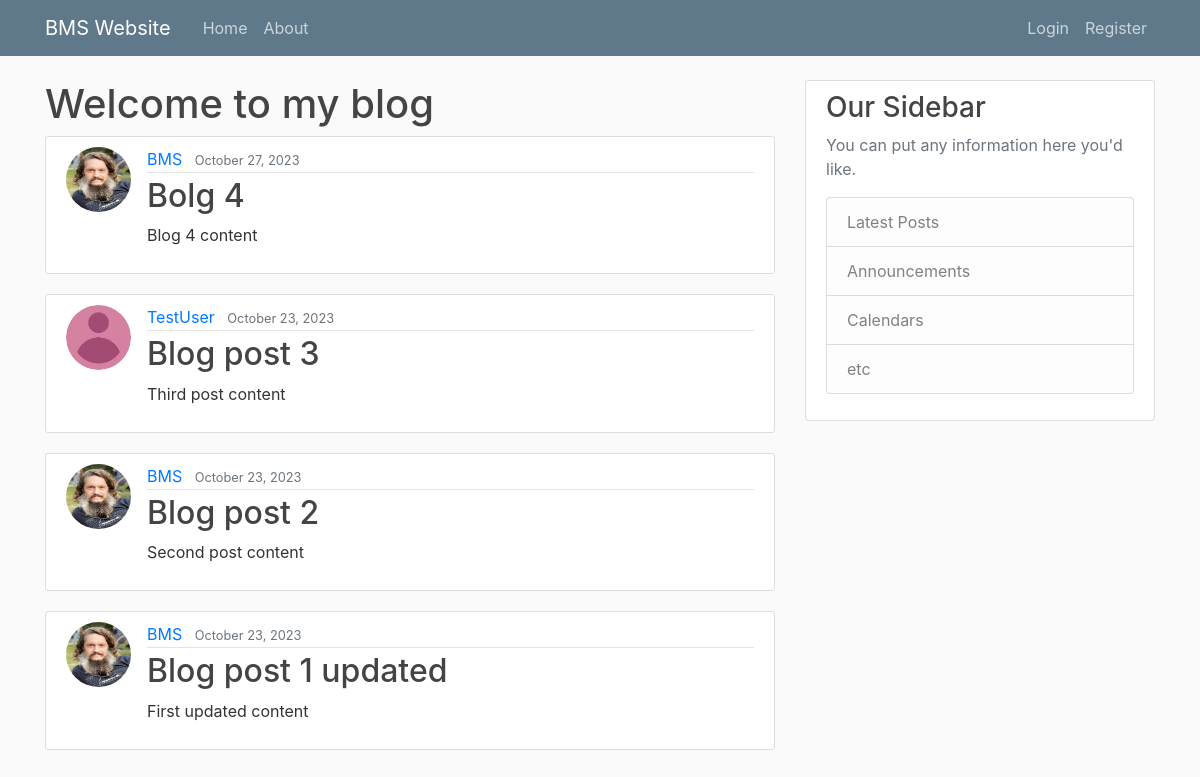
Page /blog/ on the earlier database version.
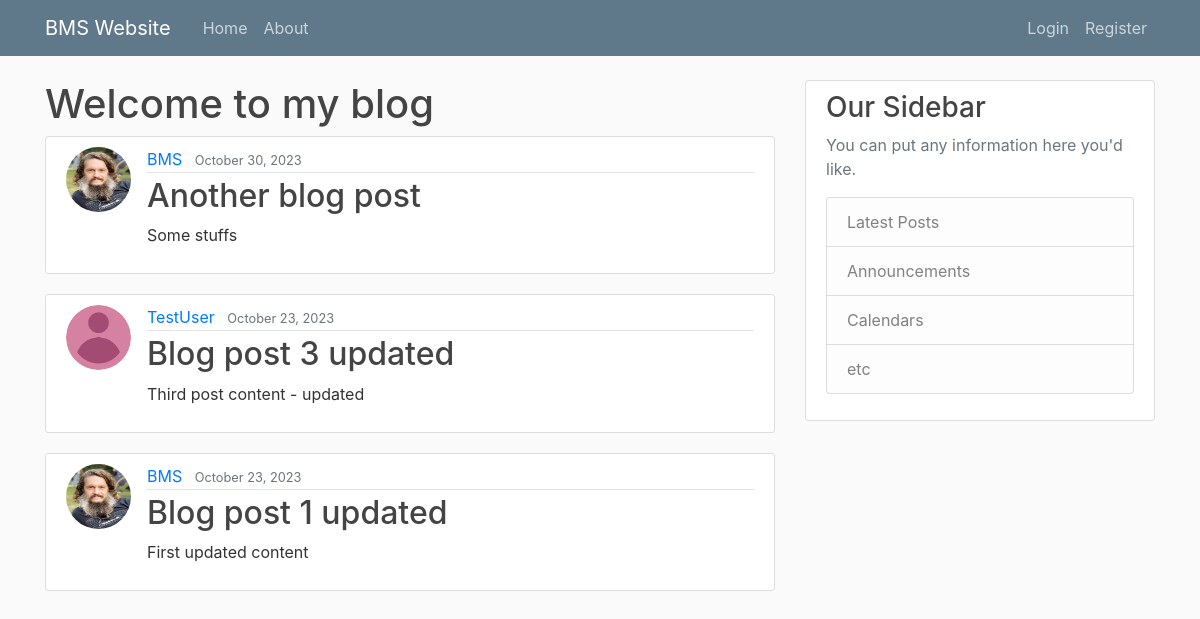
Same page on the later database version.
### blog/models.py (models this page shows, shortened)
class Post(models.Model):
    title = models.CharField(max_length=100)
    content = models.TextField()
    date_posted = models.DateTimeField(default=timezone.now)
    author = models.ForeignKey(User, on_delete=models.CASCADE)

### users/models.py (models this page shows, shortened)
class Profile(models.Model):
    user = models.OneToOneField(User, on_delete=models.CASCADE)
    image = models.ImageField(default='default.png', upload_to='profile_pics')

### blog/views.py (the view)
# urls.py: path("", PostListView.as_view(), name="blog-home"),
class PostListView(ListView):
    model = Post
    template_name = "blog/home.html"
    context_object_name = 'posts'
    ordering = ['-date_posted']
    paginate_by = 5

### blog/templates/blog/home.html (shortened to what this page needs)
{% extends "blog/base.html" %}
{% block content %}
    <h1>Welcome to my blog</h1>
    {% for post in posts %}
        <article class="media content-section">
          <img class="rounded-circle article-img" src="{{ post.author.profile.image.url }}">
          <div class="media-body">
            <div class="article-metadata">
              <a class="mr-2" href="{% url 'user-posts' post.author.username %}">{{ post.author }}</a>
              <small class="text-muted">{{ post.date_posted|date:'F d, Y' }}</small>
            </div>
            <h2><a class="article-title" href="{% url 'post-detail' post.id %}">{{ post.title }}</a></h2>
            <p class="article-content">{{ post.content }}</p>
          </div>
        </article>
    {% endfor %}
{% endblock content %}

### blog/templates/blog/base.html (shortened to what this page needs)
{% load static %}
<!doctype html>
<html lang="en">
<head>
    <link rel="stylesheet" href="https://cdn.jsdelivr.net/npm/bootstrap@4.0.0/dist/css/bootstrap.min.css">
    <link rel="stylesheet" type="text/css" href="{% static 'blog/main.css' %}">
</head>
<body>
    <header class="site-header">
      <nav class="navbar navbar-expand-md navbar-dark bg-steel fixed-top">
        <div class="container">
          <a class="navbar-brand mr-4" href="{% url 'blog-home' %}">BMS Website</a>
          <div class="collapse navbar-collapse" id="navbarToggle">
            <div class="navbar-nav mr-auto">
              <a class="nav-item nav-link" href="{% url 'blog-home' %}">Home</a>
              <a class="nav-item nav-link" href="{% url 'blog-about' %}">About</a>
            </div>
            <div class="navbar-nav">
              {% if user.is_authenticated %}
                  <a class="nav-item nav-link" href="{% url 'logout' %}">Logout</a>
                  <a class="nav-item nav-link" href="{% url 'profile' %}">Profile</a>
                  <a class="nav-item nav-link" href="{% url 'post-create' %}">New post</a>
              {% else %}
                  <a class="nav-item nav-link" href="{% url 'login' %}">Login</a>
                  <a class="nav-item nav-link" href="{% url 'register' %}">Register</a>
              {% endif %}
            </div>
          </div>
        </div>
      </nav>
    </header>
    <main role="main" class="container">
      <div class="row">
        <div class="col-md-8">
          {% block content %}{% endblock %}
        </div>
        <div class="col-md-4">
          <div class="content-section">
            <h3>Our Sidebar</h3>
            <p class='text-muted'>You can put any information here you'd like.
              <ul class="list-group">
                <li class="list-group-item list-group-item-light">Latest Posts</li>
                <li class="list-group-item list-group-item-light">Announcements</li>
                <li class="list-group-item list-group-item-light">Calendars</li>
                <li class="list-group-item list-group-item-light">etc</li>
              </ul>
            </p>
          </div>
        </div>
      </div>
    </main>
</body>
</html>

### blog/static/blog/main.css (style rules this page uses)
body { background: #fafafa; color: #333333; margin-top: 5rem; }
h1, h2, h3, h4, h5, h6 { color: #444444; }
ul { margin: 0; }
.bg-steel { background-color: #5f788a; }
.site-header .navbar-nav .nav-link { color: #cbd5db; }
.content-section { background: #ffffff; padding: 10px 20px; border: 1px solid #dddddd; border-radius: 3px; margin-bottom: 20px; }
.article-title { color: #444444; }
.article-content { white-space: pre-line; }
.article-img { height: 65px; width: 65px; margin-right: 16px; }
.article-metadata { padding-bottom: 1px; margin-bottom: 4px; border-bottom: 1px solid #e3e3e3 }

Differences in the rows shown:
removed Post: author.profile.image (picture), author "BMS", date_posted "October 27, 2023", title "Bolg 4", content "Blog 4 content"
removed Post: author.profile.image (picture), author "BMS", date_posted "October 23, 2023", title "Blog post 2", content "Second post content"
added Post: author.profile.image (picture), author "BMS", date_posted "October 30, 2023", title "Another blog post", content "Some stuffs"
changed Post "TestUser": title "Blog post 3" → "Blog post 3 updated"; content "Third post content" → "Third post content - updated"
